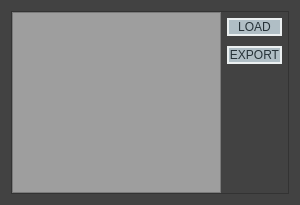
<?xml version="1.0" encoding="UTF-8"?>
<ui version="4.0">
 <class>texturePathReset</class>
 <widget class="QWidget" name="texturePathReset">
  <property name="geometry">
   <rect>
    <x>0</x>
    <y>0</y>
    <width>300</width>
    <height>205</height>
   </rect>
  </property>
  <property name="windowTitle">
   <string>texture path reset</string>
  </property>
  <property name="styleSheet">
   <string notr="true">QWidget{color: rgb(255, 255, 255);background-color:#424242;font:bold 11pt &quot;Lucida Calligraphy&quot; ;}

QListWidget{background-color:#9E9E9E}

QPushButton{font-weight: lighter;color: #263238;background-color:#B0BEC5  /* Light blue */;border-style: solid ;border-width:2px;border-color:#ecf0f1;border-radius:10px;}
QPushButton:hover{border:5px solid  transparent;background-color:#FAFAFA;}
QPushButton:pressed{font:bold italic ;border:2px solid  #18FFFF;background-color:#C5CAE9;}


</string>
  </property>
  <layout class="QVBoxLayout" name="verticalLayout_4">
   <item>
    <widget class="QFrame" name="List_frame">
     <property name="frameShape">
      <enum>QFrame::StyledPanel</enum>
     </property>
     <property name="frameShadow">
      <enum>QFrame::Raised</enum>
     </property>
     <layout class="QHBoxLayout" name="horizontalLayout_2">
      <property name="spacing">
       <number>0</number>
      </property>
      <property name="margin">
       <number>0</number>
      </property>
      <item>
       <layout class="QHBoxLayout" name="horizontalLayout_6" stretch="0,1">
        <item>
         <widget class="QListWidget" name="pic_listWidget"/>
        </item>
        <item>
         <layout class="QVBoxLayout" name="verticalLayout_2">
          <property name="spacing">
           <number>10</number>
          </property>
          <property name="margin">
           <number>6</number>
          </property>
          <item>
           <widget class="QPushButton" name="loadPC_pushButton">
            <property name="sizePolicy">
             <sizepolicy hsizetype="Preferred" vsizetype="Preferred">
              <horstretch>0</horstretch>
              <verstretch>0</verstretch>
             </sizepolicy>
            </property>
            <property name="text">
             <string>LOAD</string>
            </property>
           </widget>
          </item>
          <item>
           <widget class="QPushButton" name="exportPC_pushButton">
            <property name="sizePolicy">
             <sizepolicy hsizetype="Preferred" vsizetype="Preferred">
              <horstretch>0</horstretch>
              <verstretch>0</verstretch>
             </sizepolicy>
            </property>
            <property name="text">
             <string>EXPORT</string>
            </property>
           </widget>
          </item>
          <item>
           <spacer name="verticalSpacer">
            <property name="orientation">
             <enum>Qt::Vertical</enum>
            </property>
            <property name="sizeHint" stdset="0">
             <size>
              <width>20</width>
              <height>40</height>
             </size>
            </property>
           </spacer>
          </item>
         </layout>
        </item>
       </layout>
      </item>
     </layout>
    </widget>
   </item>
  </layout>
 </widget>
 <resources/>
 <connections/>
</ui>
